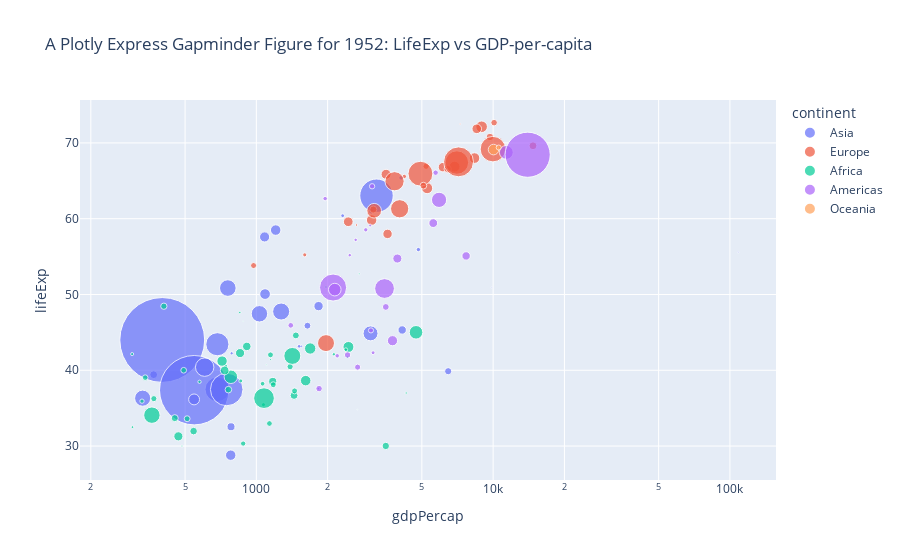

Notebook code for this chart:
### Code cell
fig_1952 = px.scatter(gm_1952, x = 'gdpPercap', y='lifeExp',
                log_x=True, hover_name='country', color='continent',
                size='pop', size_max=60, 
                title='A Plotly Express Gapminder Figure for 1952: LifeExp vs GDP-per-capita')
fig_1952.show()

### Figure 1 — Plotly figure (JSON) as saved in the notebook; plotly's stock layout.template omitted (floating-point values rounded to 4 significant figures)
{"data": [{"hovertemplate": "<b>%{hovertext}</b><br><br>continent=Asia<br>gdpPercap=%{x}<br>lifeExp=%{y}<br>pop=%{marker.size}<extra></extra>", "hovertext": ["Afghanistan", "Bahrain", "Bangladesh", "Cambodia", "China", "Hong Kong, China", "India", "Indonesia", "Iran", "Iraq", "Israel", "Japan", "Jordan", "Korea, Dem. Rep.", "Korea, Rep.", "Kuwait", "Lebanon", "Malaysia", "Mongolia", "Myanmar", "Nepal", "Oman", "Pakistan", "Philippines", "Saudi Arabia", "Singapore", "Sri Lanka", "Syria", "Taiwan", "Thailand", "Vietnam", "West Bank and Gaza", "Yemen, Rep."], "legendgroup": "Asia", "marker": {"color": "#636efa", "size": [8425333, 120447, 46886859, 4693836, 556263527, 2125900, 372000000, 82052000, 17272000, 5441766, 1620914, 86459025, 607914, 8865488, 20947571, 160000, 1439529, 6748378, 800663, 20092996, 9182536, 507833, 41346560, 22438691, 4005677, 1127000, 7982342, 3661549, 8550362, 21289402, 26246839, 1030585, 4963829], "sizemode": "area", "sizeref": 154500.0, "symbol": "circle"}, "mode": "markers", "name": "Asia", "orientation": "v", "showlegend": true, "type": "scatter", "x": [779.4, 9867.0, 684.2, 368.5, 400.4, 3054.0, 546.6, 749.7, 3035.0, 4130.0, 4087.0, 3217.0, 1547.0, 1088.0, 1031.0, 108400.0, 4835.0, 1831.0, 786.6, 331, 545.9, 1828.0, 684.6, 1273.0, 6460.0, 2315.0, 1084.0, 1643.0, 1207.0, 757.8, 605.1, 1516.0, 781.7], "xaxis": "x", "y": [28.8, 50.94, 37.48, 39.42, 44, 60.96, 37.37, 37.47, 44.87, 45.32, 65.39, 63.03, 43.16, 50.06, 47.45, 55.56, 55.93, 48.46, 42.24, 36.32, 36.16, 37.58, 43.44, 47.75, 39.88, 60.4, 57.59, 45.88, 58.5, 50.85, 40.41, 43.16, 32.55], "yaxis": "y"}, {"hovertemplate": "<b>%{hovertext}</b><br><br>continent=Europe<br>gdpPercap=%{x}<br>lifeExp=%{y}<br>pop=%{marker.size}<extra></extra>", "hovertext": ["Albania", "Austria", "Belgium", "Bosnia and Herzegovina", "Bulgaria", "Croatia", "Czech Republic", "Denmark", "Finland", "France", "Germany", "Greece", "Hungary", "Iceland", "Ireland", "Italy", "Montenegro", "Netherlands", "Norway", "Poland", "Portugal", "Romania", "Serbia", "Slovak Republic", "Slovenia", "Spain", "Sweden", "Switzerland", "Turkey", "United Kingdom"], "legendgroup": "Europe", "marker": {"color": "#EF553B", "size": [1282697, 6927772, 8730405, 2791000, 7274900, 3882229, 9125183, 4334000, 4090500, 42459667, 69145952, 7733250, 9504000, 147962, 2952156, 47666000, 413834, 10381988, 3327728, 25730551, 8526050, 16630000, 6860147, 3558137, 1489518, 28549870, 7124673, 4815000, 22235677, 50430000], "sizemode": "area", "sizeref": 154500.0, "symbol": "circle"}, "mode": "markers", "name": "Europe", "orientation": "v", "showlegend": true, "type": "scatter", "x": [1601.0, 6137.0, 8343.0, 973.5, 2444.0, 3119.0, 6876.0, 9692.0, 6425.0, 7030.0, 7144.0, 3531.0, 5264.0, 7268.0, 5210.0, 4931.0, 2648.0, 8942.0, 10100.0, 4029.0, 3068.0, 3145.0, 3581.0, 5075.0, 4215.0, 3834.0, 8528.0, 14730.0, 1969.0, 9980.0], "xaxis": "x", "y": [55.23, 66.8, 68, 53.82, 59.6, 61.21, 66.87, 70.78, 66.55, 67.41, 67.5, 65.86, 64.03, 72.49, 66.91, 65.94, 59.16, 72.13, 72.67, 61.31, 59.82, 61.05, 58.0, 64.36, 65.57, 64.94, 71.86, 69.62, 43.59, 69.18], "yaxis": "y"}, {"hovertemplate": "<b>%{hovertext}</b><br><br>continent=Africa<br>gdpPercap=%{x}<br>lifeExp=%{y}<br>pop=%{marker.size}<extra></extra>", "hovertext": ["Algeria", "Angola", "Benin", "Botswana", "Burkina Faso", "Burundi", "Cameroon", "Central African Republic", "Chad", "Comoros", "Congo, Dem. Rep.", "Congo, Rep.", "Cote d'Ivoire", "Djibouti", "Egypt", "Equatorial Guinea", "Eritrea", "Ethiopia", "Gabon", "Gambia", "Ghana", "Guinea", "Guinea-Bissau", "Kenya", "Lesotho", "Liberia", "Libya", "Madagascar", "Malawi", "Mali", "Mauritania", "Mauritius", "Morocco", "Mozambique", "Namibia", "Niger", "Nigeria", "Reunion", "Rwanda", "Sao Tome and Principe", "Senegal", "Sierra Leone", "Somalia", "South Africa", "Sudan", "Swaziland", "Tanzania", "Togo", "Tunisia", "Uganda", "Zambia", "Zimbabwe"], "legendgroup": "Africa", "marker": {"color": "#00cc96", "size": [9279525, 4232095, 1738315, 442308, 4469979, 2445618, 5009067, 1291695, 2682462, 153936, 14100005, 854885, 2977019, 63149, 22223309, 216964, 1438760, 20860941, 420702, 284320, 5581001, 2664249, 580653, 6464046, 748747, 863308, 1019729, 4762912, 2917802, 3838168, 1022556, 516556, 9939217, 6446316, 485831, 3379468, 33119096, 257700, 2534927, 60011, 2755589, 2143249, 2526994, 14264935, 8504667, 290243, 8322925, 1219113, 3647735, 5824797, 2672000, 3080907], "sizemode": "area", "sizeref": 154500.0, "symbol": "circle"}, "mode": "markers", "name": "Africa", "orientation": "v", "showlegend": true, "type": "scatter", "x": [2449.0, 3521.0, 1063.0, 851.2, 543.3, 339.3, 1173.0, 1071.0, 1179.0, 1103.0, 780.5, 2126.0, 1389.0, 2670.0, 1419.0, 375.6, 328.9, 362.1, 4293.0, 485.2, 911.3, 510.2, 299.9, 853.5, 298.8, 575.6, 2388.0, 1443.0, 369.2, 452.3, 743.1, 1968.0, 1688.0, 468.5, 2424.0, 761.9, 1077.0, 2719.0, 493.3, 879.6, 1450.0, 879.8, 1136.0, 4725.0, 1616.0, 1148.0, 716.7, 859.8, 1468.0, 734.8, 1147.0, 406.9], "xaxis": "x", "y": [43.08, 30.02, 38.22, 47.62, 31.98, 39.03, 38.52, 35.46, 38.09, 40.72, 39.14, 42.11, 40.48, 34.81, 41.89, 34.48, 35.93, 34.08, 37.0, 30, 43.15, 33.61, 32.5, 42.27, 42.14, 38.48, 42.72, 36.68, 36.26, 33.69, 40.54, 50.99, 42.87, 31.29, 41.73, 37.44, 36.32, 52.72, 40, 46.47, 37.28, 30.33, 32.98, 45.01, 38.63, 41.41, 41.22, 38.6, 44.6, 39.98, 42.04, 48.45], "yaxis": "y"}, {"hovertemplate": "<b>%{hovertext}</b><br><br>continent=Americas<br>gdpPercap=%{x}<br>lifeExp=%{y}<br>pop=%{marker.size}<extra></extra>", "hovertext": ["Argentina", "Bolivia", "Brazil", "Canada", "Chile", "Colombia", "Costa Rica", "Cuba", "Dominican Republic", "Ecuador", "El Salvador", "Guatemala", "Haiti", "Honduras", "Jamaica", "Mexico", "Nicaragua", "Panama", "Paraguay", "Peru", "Puerto Rico", "Trinidad and Tobago", "United States", "Uruguay", "Venezuela"], "legendgroup": "Americas", "marker": {"color": "#ab63fa", "size": [17876956, 2883315, 56602560, 14785584, 6377619, 12350771, 926317, 6007797, 2491346, 3548753, 2042865, 3146381, 3201488, 1517453, 1426095, 30144317, 1165790, 940080, 1555876, 8025700, 2227000, 662850, 157553000, 2252965, 5439568], "sizemode": "area", "sizeref": 154500.0, "symbol": "circle"}, "mode": "markers", "name": "Americas", "orientation": "v", "showlegend": true, "type": "scatter", "x": [5911.0, 2677.0, 2109.0, 11370.0, 3940.0, 2144.0, 2627.0, 5587.0, 1398.0, 3522.0, 3048.0, 2428.0, 1840.0, 2195.0, 2899.0, 3478.0, 3112.0, 2480.0, 1952.0, 3759.0, 3082.0, 3023.0, 13990.0, 5717.0, 7690.0], "xaxis": "x", "y": [62.48, 40.41, 50.92, 68.75, 54.74, 50.64, 57.21, 59.42, 45.93, 48.36, 45.26, 42.02, 37.58, 41.91, 58.53, 50.79, 42.31, 55.19, 62.65, 43.9, 64.28, 59.1, 68.44, 66.07, 55.09], "yaxis": "y"}, {"hovertemplate": "<b>%{hovertext}</b><br><br>continent=Oceania<br>gdpPercap=%{x}<br>lifeExp=%{y}<br>pop=%{marker.size}<extra></extra>", "hovertext": ["Australia", "New Zealand"], "legendgroup": "Oceania", "marker": {"color": "#FFA15A", "size": [8691212, 1994794], "sizemode": "area", "sizeref": 154500.0, "symbol": "circle"}, "mode": "markers", "name": "Oceania", "orientation": "v", "showlegend": true, "type": "scatter", "x": [10040.0, 10560.0], "xaxis": "x", "y": [69.12, 69.39], "yaxis": "y"}], "layout": {"legend": {"itemsizing": "constant", "title": {"text": "continent"}, "tracegroupgap": 0}, "title": {"text": "A Plotly Express Gapminder Figure for 1952: LifeExp vs GDP-per-capita"}, "xaxis": {"anchor": "y", "domain": [0, 1], "title": {"text": "gdpPercap"}, "type": "log"}, "yaxis": {"anchor": "x", "domain": [0, 1], "title": {"text": "lifeExp"}}}}
